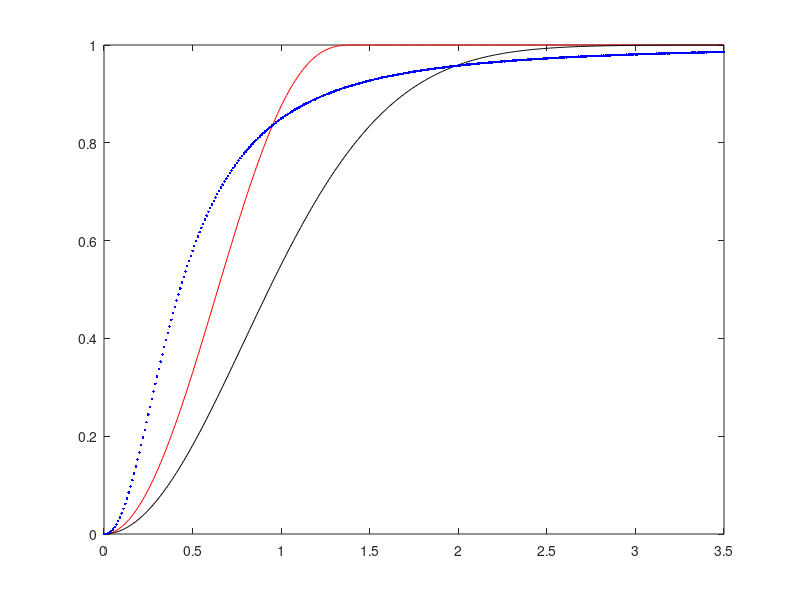

The MATLAB source for this figure:
d = 2;
r = 0:.01:3.5;
nu = 6;
%mu = [1 ; zeros(d-1,1)];
mu = ones(d,1)/sqrt(d);

S = eye(d)/(nu+2)+mu*mu';
v = trace(S)/d;

% Mezcla de Student-r : propto [ (1-||x+mu||^2)_+^((nu-d)/2) +  (1-||x-mu||^2)_+^((nu-d)/2) ]

% Rearreglo de la mezcla de Student-r = Student-r :  (1 - ||x||^2/4^(1/d))_+^((nu-d)/2) ]
% e integracion en la bola de radio r da L(r) = betainc(r,d/2,(nu-d)/2+1)
I = find(r <= 2^(1/d)); l = length(r)-length(I);I = I(end);
Lp = [betainc(r(1:I).^2/(4^(1/d)),d/2,(nu-d)/2+1) ones(1,l)];

% Lo mismo para la gausiana 
u = (r.^2)/2/v;
Lg = gammainc(u,d/2);


% Lo mismo para la Student-t
nust = 2.25;
sd = (nust-2)*v;
u = (r.^2)./(sd+r.^2);

Ls = betainc(u,nust/2,d/2);
%2/(d*beta(d/2,(nu+d)/2))*[1 hypergeom([d/2 (nu+d)/2],d/2+1,-u(2:end))];

% Lo mismo para la uniforme de misa varianza
%a = sqrt(3*(nu+3)/(nu+2));
%I = find(r <= a); l = length(r)-length(I);I = I(end);
%Iur = [r(1:I)/a ones(1,l)];


% Lo mismo para la arcsin
%s = sqrt(v);
%I = find(r <= sqrt(2)*s); l = length(r)-length(I);I = I(end);
%Iar = [1-2*asin(1-r(1:I)/sqrt(2)/s)/pi ones(1,l)];


plot(r,Lp,'r-',r,Lg,'k-',r,Ls,'b.')
%,r,Iur,'b--',r,erf(r/sqrt(2*v)),'r-',r,Iar,'k-',r,1-exp(-2*r/s),'k--')